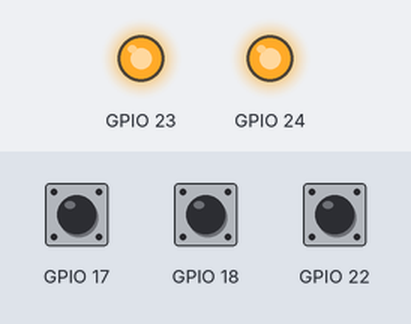
Simulated run of this program. Board: Raspberry Pi (BCM pin numbers). Shown: output pins drawn as LEDs (lit = HIGH). The test bench sets the inputs (shaded band); at power-on: GPIO 17 HIGH, GPIO 22 HIGH, GPIO 18 HIGH.

Above: at 1.2 s.
1.3 s: GPIO 17 pulled LOW for 0.15 s
At 1.37 s:
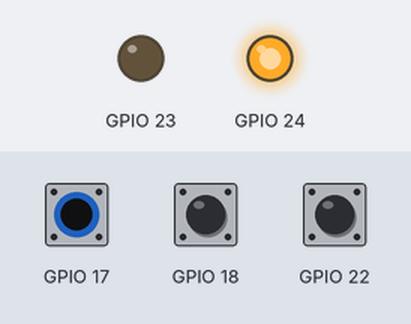
2.9 s: GPIO 22 pulled LOW for 0.15 s
At 2.97 s:
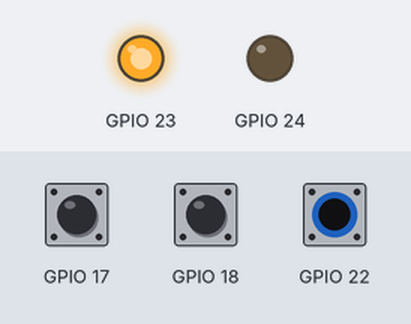
6.1 s: GPIO 17 pulled LOW for 3.2 s
At 7.4 s:
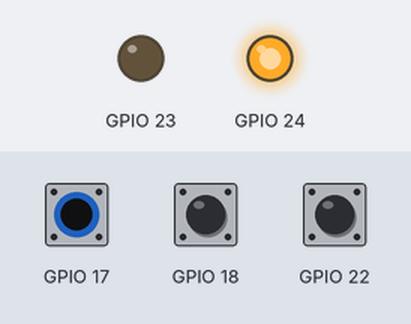
10.8 s: GPIO 22 pulled LOW for 3.2 s
At 12.2 s:
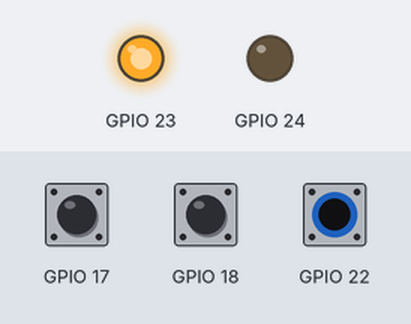
15.5 s: GPIO 17 driven LOW and GPIO 22 driven LOW
At 16.0 s:
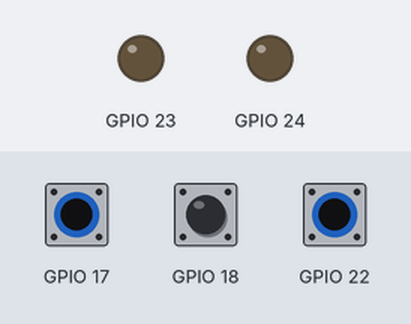
Timing chart, 0 to 18.0 s (numbered marks = the images above; inputs shaded):
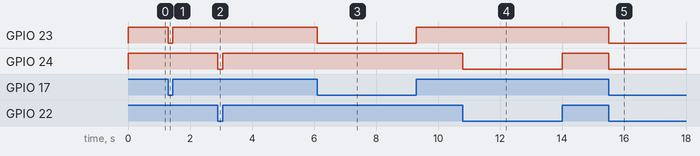

The program:

CtrlPanelGpioZero.py
```python
import gpiozero
from gpiozero.output_devices import LED
from gpiozero.input_devices import Button

def main():
    startPin = setInPin(18)
    Pin17 = setInPin(17)
    Pin22 = setInPin(22)
    Pin23 = setOutPin(23)
    Pin24 = setOutPin(24)
    RunPedal(startPin, Pin17, Pin22, Pin23, Pin24)

def setOutPin(Nr):
    return LED(Nr)

def setInPin(Nr):
    return Button(Nr)

def turnOnOut(LED):
    LED.on()

def turnOffOut(LED):
    LED.off()

def readIn(Button):
    return int(Button.value)

def State0(OutPin1, OutPin2):
    turnOffOut(OutPin1)
    turnOffOut(OutPin2)

def State1(OutPin1, OutPin2):
    turnOffOut(OutPin1)
    turnOnOut(OutPin2)

def State2(OutPin1, OutPin2):
    turnOnOut(OutPin1)
    turnOffOut(OutPin2)

def State3(OutPin1, OutPin2):
    turnOnOut(OutPin1)
    turnOnOut(OutPin2)

def checkInput(InPin1, InPin2):
    Check1 = readIn(InPin1)
    Check2 = readIn(InPin2)
    if (Check1 == 1):
        if (Check2 == 1):
            return 0
        else:
            return 1
    else:
        if(Check2 == 1):
            return 2
        else:
            return 3


def RunPedal(startPin, InPin1, InPin2, OutPin1, OutPin2):
    try:
        while True:
            start = readIn(startPin)
            if (start == 0):
                state = checkInput(InPin1, InPin2)
                if state==0:
                    State0(OutPin1, OutPin2)
                elif state==1:
                    State1(OutPin1, OutPin2)
                elif state==2:
                    State2(OutPin1, OutPin2)
                elif state==3:
                    State3(OutPin1, OutPin2)
                else:
                    print("Error: No input")
            else:
                print("Waiting for established communication")

    except KeyboardInterrupt:
            print("DONE")


if __name__ == "__main__":
    main()
```

Measured:
- after the input at 1.3 s, GPIO 23: HIGH → LOW at once, → HIGH 0.15 s later
- after the input at 2.9 s, GPIO 24: HIGH → LOW at once, → HIGH 0.15 s later
- after the input at 6.1 s, GPIO 23: HIGH → LOW at once, → HIGH 3.2 s later
- after the input at 10.8 s, GPIO 24: HIGH → LOW at once, → HIGH 3.2 s later
- after the input at 15.5 s, GPIO 23, GPIO 24: HIGH → LOW at once
